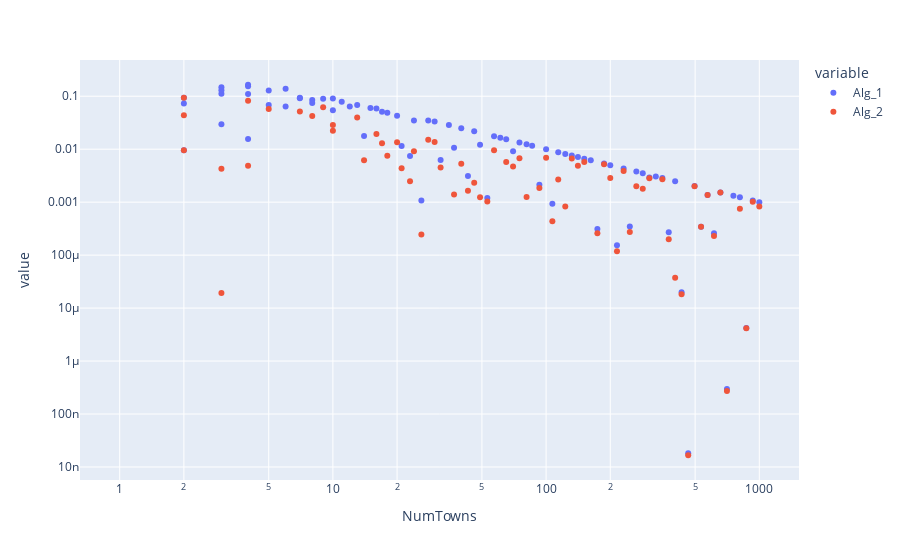
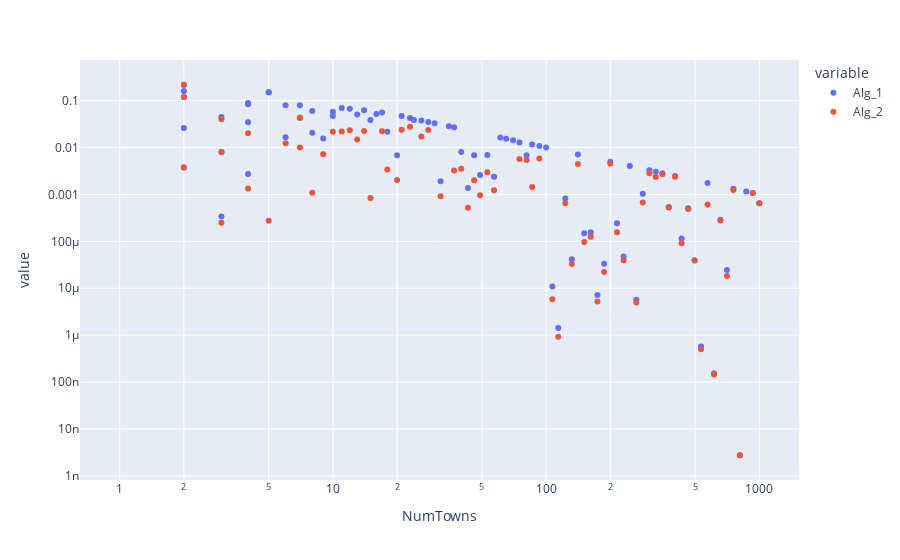
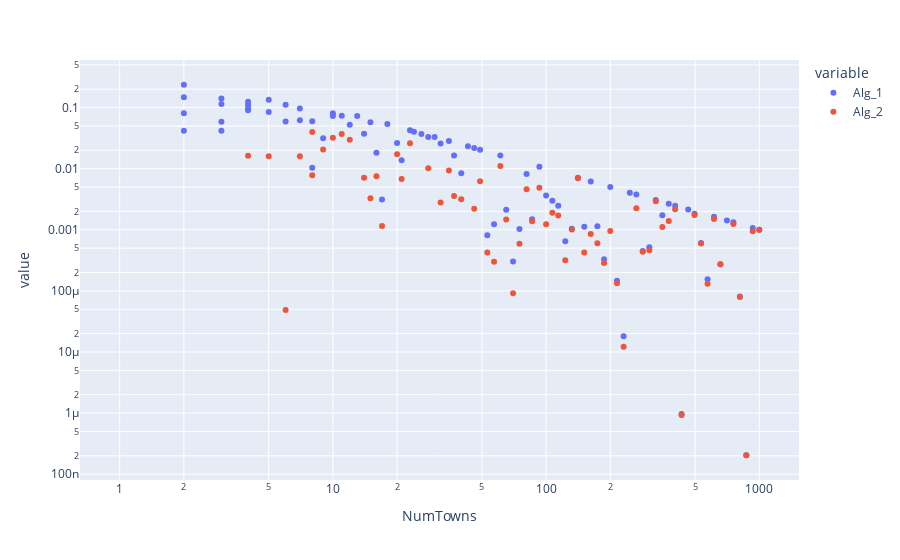

The notebook cell these images were saved under, in order:
### Markdown cell above
#### Expected Budget + Scaled Alpha

### Code cell
alpha_vals = [1, -1, 10, -10, 100, -100, 1000, -1000]
for alpha in alpha_vals:
    data_dict = {'NumTowns':[],'Alg_1':[],'Alg_2':[]}
    for n in np.logspace(0,3,100):
        n=int(n)
        data_dict['NumTowns'].append(n)
        demand_ranges = np.random.uniform(0, demands_max, n)
        town_demands, town_expected_demands = make_demands_uniform_distribution(n, demand_ranges)
        budget = np.sum(town_expected_demands)+alpha/np.sqrt(n)

        opt = objective_nash(town_demands, waterfilling(town_demands,budget))
        for j in range(2):
            if j==0:
                data_dict['Alg_1'].append(opt - objective_nash(town_demands, waterfilling(town_expected_demands,budget)))
            if j==1:
                data_dict['Alg_2'].append(opt - objective_nash(town_demands, waterfilling_dynamic(town_expected_demands,town_demands,budget)))
    df_uniform = pd.DataFrame(data_dict).melt(id_vars="NumTowns")
    fig = px.scatter(df_uniform, x="NumTowns", y="value", color='variable')
    fig.update_layout(xaxis_type="log", yaxis_type="log")
    fig.show()
